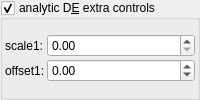
    <widget class="MyGroupBox" name="groupCheck_analyticDE_enabled_false">
     <property name="title">
      <string>analytic D&amp;E extra controls</string>
     </property>
     <property name="checkable">
      <bool>true</bool>
     </property>
     <layout class="QVBoxLayout" name="verticalLayout_13" stretch="0">
      <property name="spacing">
       <number>2</number>
      </property>
      <property name="leftMargin">
       <number>2</number>
      </property>
      <property name="topMargin">
       <number>2</number>
      </property>
      <property name="rightMargin">
       <number>2</number>
      </property>
      <property name="bottomMargin">
       <number>2</number>
      </property>
      <item>
       <layout class="QGridLayout" name="gridLayout_28" columnstretch="0,0,1">
        <property name="spacing">
         <number>2</number>
        </property>
        <item row="1" column="2">
         <widget class="MyDoubleSpinBox" name="spinbox_analyticDE_offset_1">
          <property name="sizePolicy">
           <sizepolicy hsizetype="Minimum" vsizetype="Maximum">
            <horstretch>0</horstretch>
            <verstretch>0</verstretch>
           </sizepolicy>
          </property>
          <property name="prefix">
           <string/>
          </property>
          <property name="suffix">
           <string/>
          </property>
          <property name="decimals">
           <number>2</number>
          </property>
          <property name="minimum">
           <double>-99.989999999999995</double>
          </property>
          <property name="maximum">
           <double>99.989999999999995</double>
          </property>
          <property name="singleStep">
           <double>0.100000000000000</double>
          </property>
         </widget>
        </item>
        <item row="1" column="1">
         <widget class="QLabel" name="label_178">
          <property name="text">
           <string>offset1:</string>
          </property>
         </widget>
        </item>
        <item row="0" column="1">
         <widget class="QLabel" name="label_182">
          <property name="text">
           <string>scale1:</string>
          </property>
         </widget>
        </item>
        <item row="0" column="2">
         <widget class="MyDoubleSpinBox" name="spinbox_analyticDE_scale_1">
          <property name="sizePolicy">
           <sizepolicy hsizetype="Minimum" vsizetype="Maximum">
            <horstretch>0</horstretch>
            <verstretch>0</verstretch>
           </sizepolicy>
          </property>
          <property name="prefix">
           <string/>
          </property>
          <property name="suffix">
           <string/>
          </property>
          <property name="decimals">
           <number>2</number>
          </property>
          <property name="minimum">
           <double>0.000000000000000</double>
          </property>
          <property name="maximum">
           <double>99.989999999999995</double>
          </property>
          <property name="singleStep">
           <double>0.100000000000000</double>
          </property>
         </widget>
        </item>
       </layout>
      </item>
     </layout>
    </widget>
